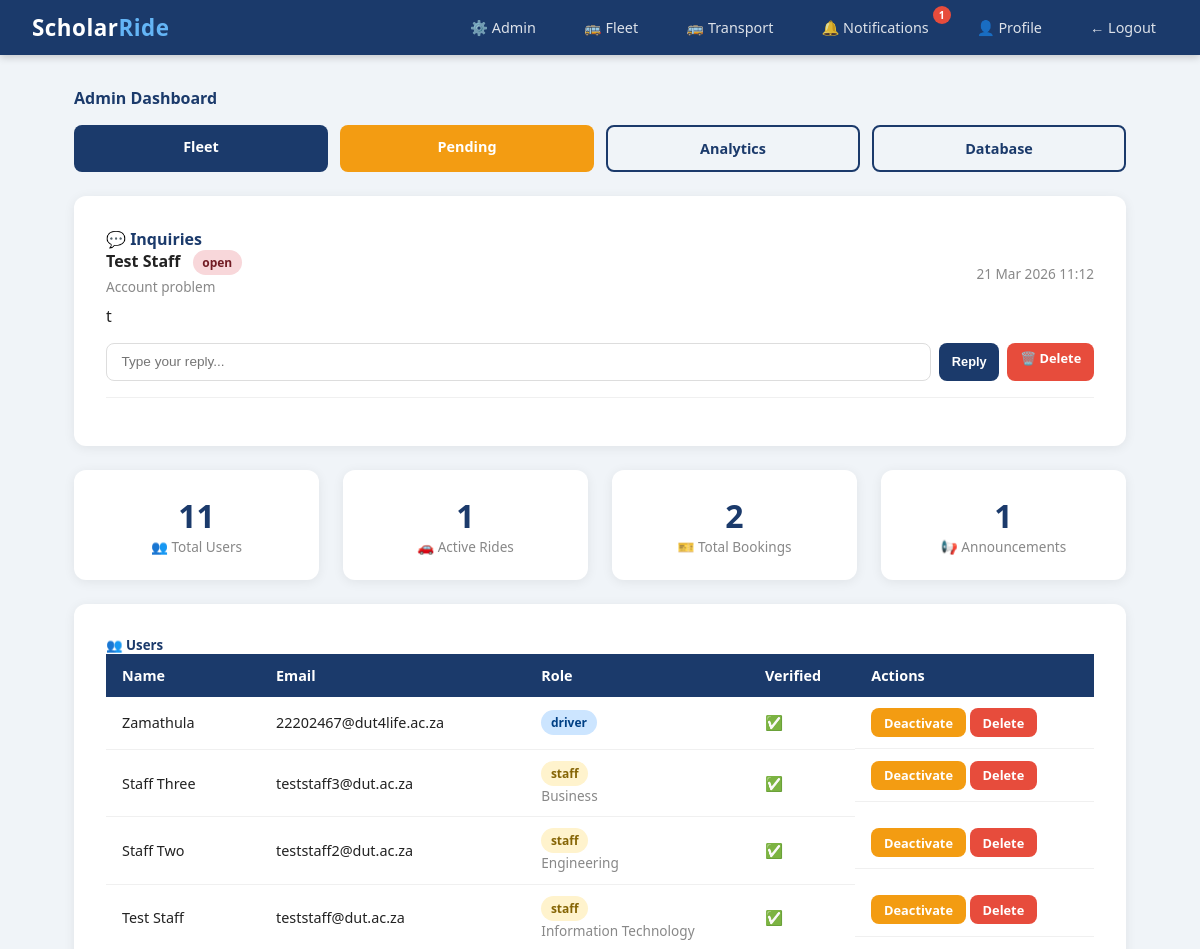
Page /admin (signed in, upper part) on the earlier database version.
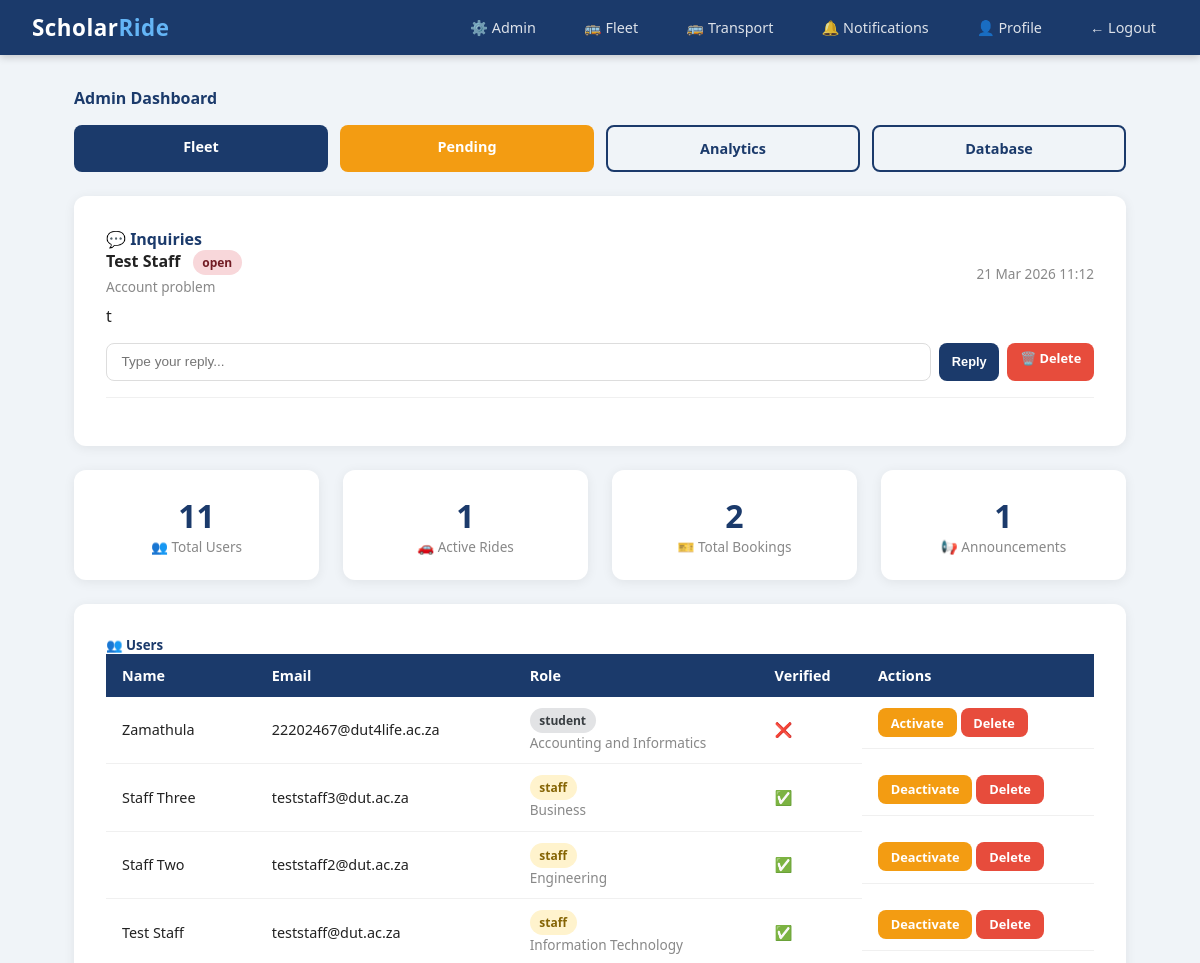
Same page on the later database version.
### scholar_ride/models.py (models this page shows)
class User(db.Model, UserMixin):
    id = db.Column(db.Integer, primary_key=True)
    student_number = db.Column(db.String(20), unique=True, nullable=True)
    staff_number = db.Column(db.String(20), unique=True, nullable=True)
    full_name = db.Column(db.String(100), nullable=False)
    email = db.Column(db.String(120), unique=True, nullable=False)
    phone = db.Column(db.String(20), nullable=False)
    password_hash = db.Column(db.String(128), nullable=False)
    role = db.Column(db.String(20), default='student')
    department = db.Column(db.String(100), nullable=True)
    verified = db.Column(db.Boolean, default=False)
    approval_status = db.Column(db.String(20), default='pending')
    otp = db.Column(db.String(6), nullable=True)
    created_at = db.Column(db.DateTime, default=datetime.utcnow)
    driver_code = db.Column(db.String(20), nullable=True)
    rides = db.relationship('Ride', backref='driver', lazy=True)
    bookings = db.relationship('Booking', backref='student', lazy=True)

### scholar_ride/routes/admin.py (the view)
@admin.route('/admin')
@login_required
@admin_required
def dashboard():
    users = User.query.order_by(User.created_at.desc()).all()
    announcements = Announcement.query.order_by(Announcement.created_at.desc()).all()
    all_rides = Ride.query.order_by(Ride.created_at.desc()).all()
    disputes = Dispute.query.order_by(Dispute.created_at.desc()).all()
    total_users = User.query.count()
    active_rides = Ride.query.filter_by(status='active').count()
    total_bookings = Booking.query.count()
    total_announcements = Announcement.query.count()
    pending_count = User.query.filter_by(approval_status='pending').count()
    inquiries =Inquiry.query.order_by(Inquiry.created_at.desc()).all()
    return render_template('admin/dashboard.html',
                           users=users,
                           announcements=announcements,
                           all_rides=all_rides,
                           disputes=disputes,
                           total_users=total_users,
                           active_rides=active_rides,
                           total_bookings=total_bookings,
                           total_announcements=total_announcements,
                           pending_count=pending_count,
                           inquiries=inquiries
                           )

### scholar_ride/models.py (called while the page is built)
@login_manager.user_loader
def load_user(user_id):
    return User.query.get(int(user_id))

### scholar_ride/routes/admin.py (called while the page is built)
def admin_required(f):
    from functools import wraps
    @wraps(f)
    def decorated(*args, **kwargs):
        if not current_user.is_authenticated or current_user.role != 'admin':
            flash('Admin access required.', 'danger')
            return redirect('/rides')
        return f(*args, **kwargs)
    return decorated

### scholar_ride/templates/admin/dashboard.html (shortened to what the changed rows need)
{% extends "base.html" %}
{% block content %}
<div class="card p-3 mb-4" style="margin-top: 1.5rem;">
    <div style="overflow-x:auto;">
        <table>
            <thead>
                <tr>
                    <th>Name</th>
                    <th>Email</th>
                    <th>Role</th>
                    <th>Verified</th>
                    <th>Actions</th>
                </tr>
            </thead>
            <tbody>
                {% for user in users %}
                <tr>
                    <td>{{ user.full_name }}</td>
                    <td>{{ user.email }}</td>
                    <td>
                        <span class="badge
                            {% if user.role == 'admin' %}badge-danger
                            {% elif user.role == 'driver' %}badge-primary
                            {% elif user.role == 'staff' %}badge-warning
                            {% else %}badge-secondary{% endif %}">
                            {{ user.role }}
                        </span>
                        {% if user.department %}
                        <br><small class="text-muted">{{ user.department }}</small>
                        {% endif %}
                    </td>
                    <td>{% if user.verified %}✅{% else %}❌{% endif %}</td>
                    <td style="display:flex; gap:4px;">
                        <a href="/admin/users/{{ user.id }}/toggle"
                           class="btn btn-sm btn-warning">
                            {% if user.verified %}Deactivate{% else %}Activate{% endif %}
                        </a>
                        {% if user.id != current_user.id %}
                        <a href="/admin/users/{{ user.id }}/delete"
                           class="btn btn-sm btn-danger"
                           onclick="return confirm('Delete {{ user.full_name }}?')">
                            Delete
                        </a>
                        {% endif %}
                    </td>
                </tr>
                {% endfor %}
            </tbody>
        </table>
    </div>
</div>
{% endblock %}

Differences in the rows shown:
changed User "Zamathula": role "driver" → "student"; department (not shown) → "Accounting and Informatics"; verified "✅ Deactivate" → "❌ Activate"
Other differences:
{{ unread_count }}: "1" → (not shown)
